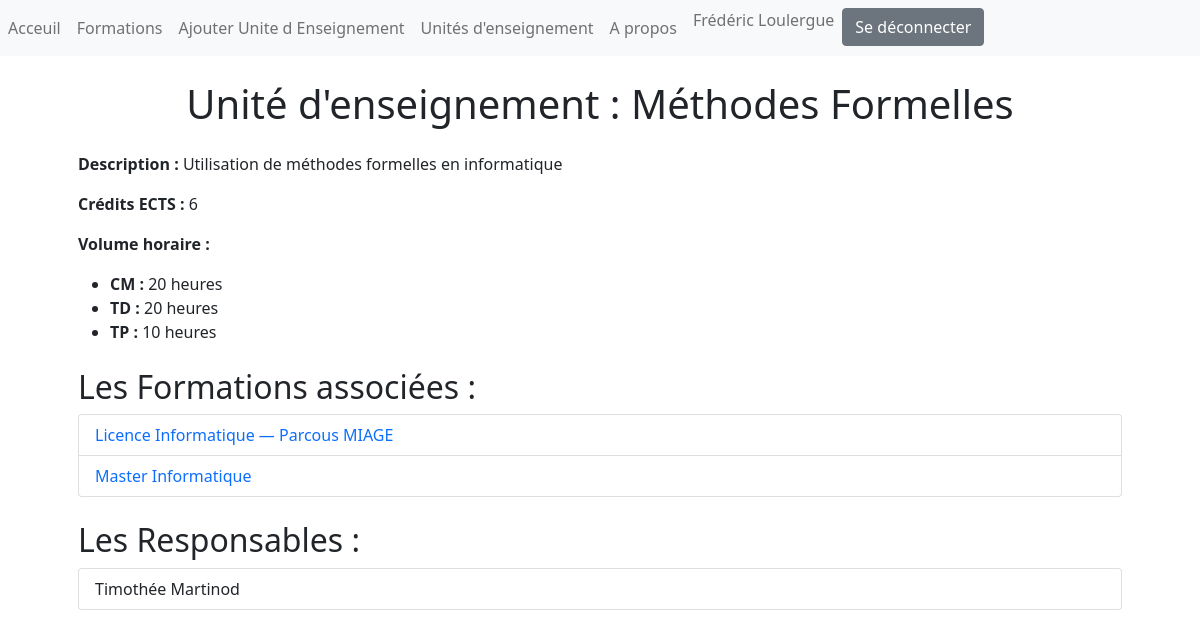
/ue/8/ (signed in), run on the app's committed database.
### uo/models.py (models this page shows, shortened)
class UE(models.Model):
    titre = models.CharField(max_length=100)
    description = models.TextField()
    CM = models.IntegerField()
    TD = models.IntegerField()
    TP = models.IntegerField()
    credits = models.IntegerField()
    formations = models.ManyToManyField(Formation, related_name='ues')
    responsables = models.ManyToManyField(User, related_name='ues_responsables')
    user = models.ForeignKey(User, on_delete=models.CASCADE, null=True)

class Formation(models.Model):
    intitule = models.CharField(max_length=100)
    description = models.TextField()
    responsable = models.OneToOneField(User, on_delete=models.SET_NULL, null=True, blank=True, unique=True,related_name='formations_responsables')
    user = models.ForeignKey(User, on_delete=models.CASCADE, null=True)

### uo/views.py (the view)
# urls.py: path('ue/<int:m>/', views.ue_detail, name='ue_detail'),
@login_required
def ue_detail(request, m):
    ue = get_object_or_404(UE, id=m)
    formations = ue.formations.all()
    return render(request, 'ue_detail.html', {'ue': ue, 'formations': formations})

### uo/templates/ue_detail.html (shortened to what this page needs)
{% extends 'menu.html' %}
{% block content %}
<div class="container mt-4">
  <body>
    <h1 class="text-center mb-4">Unité d'enseignement : {{ ue.titre }}</h1>
    <p><strong>Description :</strong> {{ ue.description }}</p>
    <p><strong>Crédits ECTS :</strong> {{ ue.credits }}</p>
    <p><strong>Volume horaire :</strong></p>
    <ul>
        <li><strong>CM :</strong> {{ ue.CM }} heures</li>
        <li><strong>TD :</strong> {{ ue.TD }} heures</li>
        <li><strong>TP :</strong> {{ ue.TP }} heures</li>
    </ul>
    <h2 class="mt-4">Les Formations associées :</h2>
    <ul class="list-group">
        {% for formation in formations %}
            <li class="list-group-item"><a href="{% url 'formation_detail' formation.id %}" class="text-decoration-none">{{ formation.intitule }}</a></li>
        {% empty %}
            <li class="list-group-item">Aucune formation n'est associée à cette unité d'enseignement.</li>
        {% endfor %}
    </ul>
    <h2 class="mt-4">Les Responsables :</h2>
    <ul class="list-group">
        {% for responsable in ue.responsables.all %}
            <li class="list-group-item">{{ responsable.first_name }} {{ responsable.last_name }}</li>
        {% empty %}
            <li class="list-group-item">Pas de responsables assignés.</li>
        {% endfor %}
    </ul>
</body>
</div>
{% endblock %}

### uo/templates/menu.html (shortened to what this page needs)
<!DOCTYPE html>
<html lang="fr">
<head>
    {% load django_bootstrap5 %}
    {% bootstrap_css %}
    <link href="https://cdn.jsdelivr.net/npm/bootstrap@5.1.3/dist/css/bootstrap.min.css" rel="stylesheet">
</head>
<body>
    <nav class="navbar navbar-expand-lg navbar-light bg-light">
        <div class="collapse navbar-collapse" id="navbarNavDropdown">
          <ul class="navbar-nav">
            <li class="nav-item active">
              <a class="nav-link" href="{% url 'principale' %}">Acceuil</a>
            </li>
            <li class="nav-item">
              <a class="nav-link" href="{% url 'formation_all' %}">Formations</a>
            </li>
            <li class="dropdown-menu">
              <li><a class="nav-link" href="{% url 'ajouter_ue' %}">Ajouter Unite d Enseignement </a></li>
              <li><a class="nav-link" href="{% url 'ue_all' %}">Unités d'enseignement</a></li>
               <li class="nav-item">
                <a class="nav-link" href="{% url 'about' %}">A propos</a></li>
                {% if user.is_authenticated %}
                        <li class="nav-item">
                            <span class="navbar-text p-2">{{ user.username }}</span>
                        </li>
                        <li class="nav-item">
                            <form method="post" action="{% url 'logout' %}" class="d-inline">
                                <button type="submit" class="btn btn-secondary">Se déconnecter</button>
                            </form>
                        </li>
                    {% else %}
                        <li class="nav-item">
                            <a href="{% url 'login' %}" class="btn btn-secondary">Se connecter</a>
                        </li>
                {% endif %}
          </ul>
        </div>
      </nav>
    <div class="container mt-4">
      {% block content %}
      {% endblock %}
    </div>
</body>
</html>

### data on the page
UE: titre "Méthodes Formelles", description "Utilisation de méthodes formelles en informatique", credits "6", CM "20", TD "20", TP "10"
Formation: intitule "Licence Informatique — Parcous MIAGE"
Formation: intitule "Master Informatique"

### other printed values
{{ user.username }} "Frédéric Loulergue"
{{ responsable.first_name }} "Timothée"
{{ responsable.last_name }} "Martinod"
